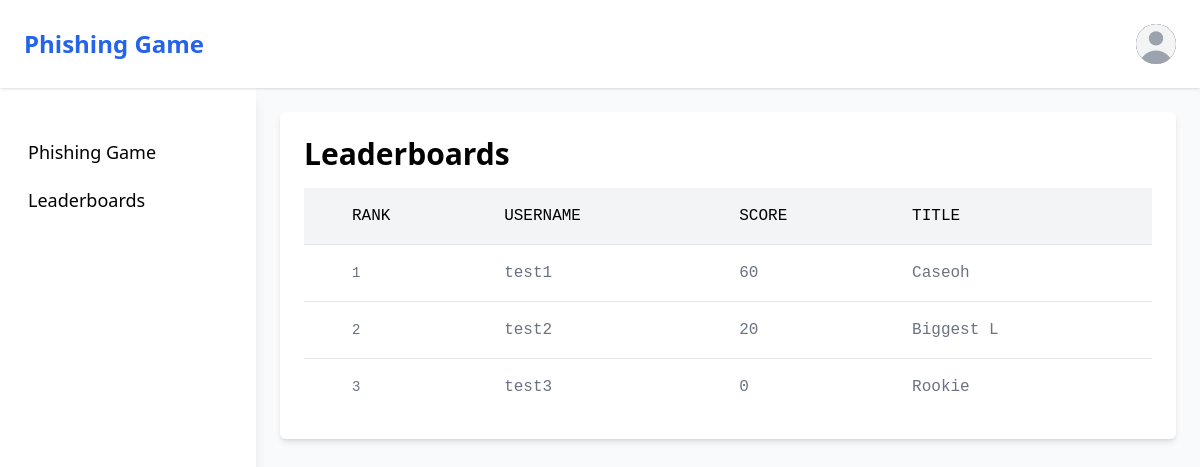
The page /leaderboard (signed in) on the database as committed earlier.
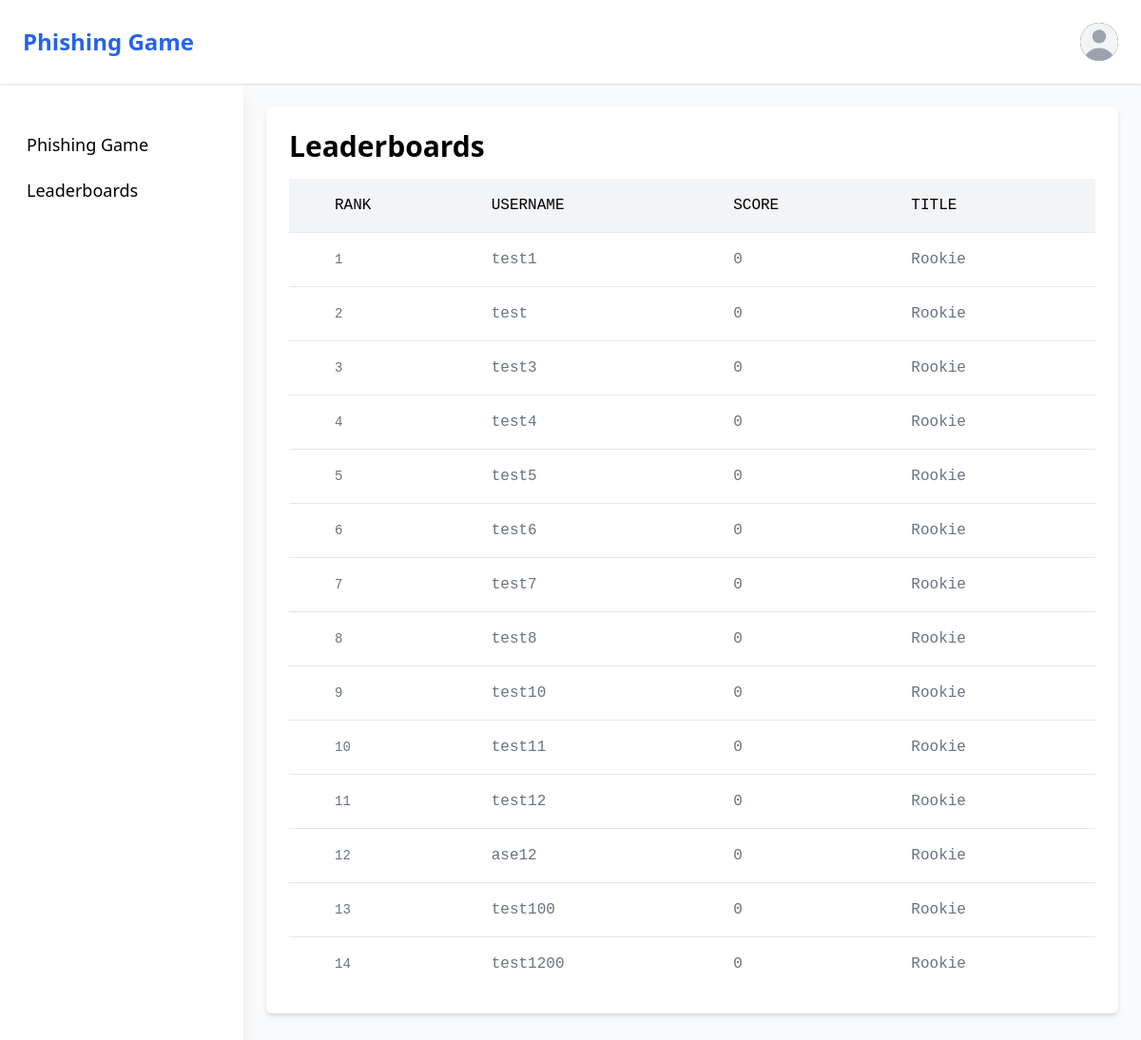
The same page on the database as committed later.
### tables this page shows
CREATE TABLE users (
            id INTEGER PRIMARY KEY AUTOINCREMENT,
            username TEXT NOT NULL UNIQUE,
            password TEXT NOT NULL,
            email TEXT NOT NULL UNIQUE,
            name TEXT NOT NULL,
            title TEXT NOT NULL,
            score TEXT NOT NULL
        );

### app.py (the view)
@app.route('/leaderboard')
def leaderboard():
    if 'username' in session:
        conn = sqlite3.connect('users.db')
        cur = conn.cursor()
        cur.execute('SELECT username, score, title FROM users ORDER BY score DESC')
        leaderboard_data = cur.fetchall()
        conn.close()
        ranked_leaderboard = [{'rank': i+1, 'username': row[0], 'points': row[1], 'title': row[2]} for i, row in enumerate(leaderboard_data)]
        return render_template('leaderboard.html', username=session['username'], leaderboard=ranked_leaderboard)
    return redirect(url_for('login'))

### templates/leaderboard.html (shortened to what this page needs)
{% extends "base.html" %}
{% block content %}
<div class="p-6 bg-white shadow-md rounded-md">
    <h1 class="text-3xl font-bold mb-4">Leaderboards</h1>
    <div class="flex flex-col font-mono">
        <div class="overflow-x-auto">
            <div class="inline-block min-w-full align-middle">
                <div class="overflow-hidden shadow">
                    <table class="min-w-full divide-y divide-gray-200 table-fixed dark:divide-gray-600">
                        <thead class="bg-gray-100 white:bg-gray-700">
                            <tr>
                                <th scope="col" class="p-4">
                                </th>
                                <th scope="col" class="p-4 text-base font-medium text-left text-dark-500 uppercase white:text-dark-400">
                                    Rank
                                </th>
                                <th scope="col" class="p-4 text-base font-medium text-left text-dark-500 uppercase white:text-gray-400">
                                    Username
                                </th>
                                <th scope="col" class="p-4 text-base font-medium text-left text-dark-500 uppercase white:text-gray-400">
                                    Score
                                </th>
                                <th scope="col" class="p-4 text-base font-medium text-left text-dark-500 uppercase white:text-gray-400">
                                    Title
                                </th>
                            </tr>
                        </thead>
                        <tbody class="bg-white divide-y divide-gray-200 white:bg-gray-700 dark:divide-gray-700">
                            {% for entry in leaderboard %}
                            <tr class="hover:bg-gray-100 white:hover:bg-gray-700">
                                <td class="w-4 p-4"></td>
                                <td class="p-4 text-sm font-normal text-gray-500 whitespace-nowrap white:text-gray-400"> {{ entry.rank }}</td>
                                <td class="max-w-sm p-4 overflow-hidden text-base font-normal text-gray-500 truncate xl:max-w-xs white:text-gray-400"> {{ entry.username }}  </td>
                                <td class="max-w-sm p-4 overflow-hidden text-base font-normal text-gray-500 truncate xl:max-w-xs white:text-gray-400"> {{ entry.points }}  </td>
                                <td class="max-w-sm p-4 overflow-hidden text-base font-normal text-gray-500 truncate xl:max-w-xs white:text-gray-400"> {{ entry.title }}  </td>
                            </tr>
                            {% endfor %}
                        </tbody>
                    </table>
                </div>
            </div>
        </div>
    </div>
</div>
{% endblock %}

### templates/base.html (shortened to what this page needs)
<!DOCTYPE html>
<html lang="en">
<head>
    <link href="{{ url_for('static', filename='css/output.css') }}" rel="stylesheet">
</head>
<body class="bg-gray-50">
    <header class="flex justify-between items-center bg-white shadow p-6 sticky top-0 z-10">
        <a href="{{ url_for('phishing_gamified') }}" class="text-2xl font-bold text-blue-600">Phishing Game</a>
            <button id="dropdownUserAvatarButton" data-dropdown-toggle="dropdownAvatar" class="flex text-sm bg-gray-800 rounded-full md:me-0 focus:ring-4 focus:ring-gray-300 dark:focus:ring-gray-600" type="button">
            <div class="relative w-10 h-10 overflow-hidden bg-gray-100 rounded-full white:bg-gray-600">
                <svg class="absolute w-12 h-12 text-gray-400 -left-1" fill="currentColor" viewBox="0 0 20 20" xmlns="http://www.w3.org/2000/svg"><path fill-rule="evenodd" d="M10 9a3 3 0 100-6 3 3 0 000 6zm-7 9a7 7 0 1114 0H3z" clip-rule="evenodd"></path></svg>
            </div>
            </button>
    </header>
    <div class="flex h-screen">
        <div class="w-64 bg-white shadow-lg pt-18 text-lg font-medium">
            <nav class="mt-10">
                <ul>
                    <li>
                        <a href="{{ url_for('phishing_gamified') }}" class="ml-3 block py-2.5 px-4 rounded transition duration-200 hover:bg-blue-600 hover:text-white">Phishing Game</a>
                    </li>
                    <li>
                        <a href="{{ url_for('leaderboard') }}" class="ml-3 block py-2.5 px-4 rounded transition duration-200 hover:bg-blue-600 hover:text-white">Leaderboards</a>
                    </li>
                </ul>
            </nav>
        </div>
        <div class="flex-1 flex flex-col overflow-hidden">
            <main class="flex-1 overflow-y-auto p-6 pt-18">
                {% block content %}{% endblock %}
            </main>
        </div>
    </div>
</body>
</html>

Rows that differ between the two databases and show on the page:
changed users "test1": points "60" → "0"; title "Caseoh" → "Rookie"
changed users id 2: username "test2" → "test"; points "20" → "0"; title "Biggest L" → "Rookie"
added users: rank "4", username "test4", points "0", title "Rookie"
added users: rank "5", username "test5", points "0", title "Rookie"
added users: rank "6", username "test6", points "0", title "Rookie"
added users: rank "7", username "test7", points "0", title "Rookie"
added users: rank "8", username "test8", points "0", title "Rookie"
added users: rank "9", username "test10", points "0", title "Rookie"
added users: rank "10", username "test11", points "0", title "Rookie"
added users: rank "11", username "test12", points "0", title "Rookie"
added users: rank "12", username "ase12", points "0", title "Rookie"
added users: rank "13", username "test100", points "0", title "Rookie"
added users: rank "14", username "test1200", points "0", title "Rookie"
